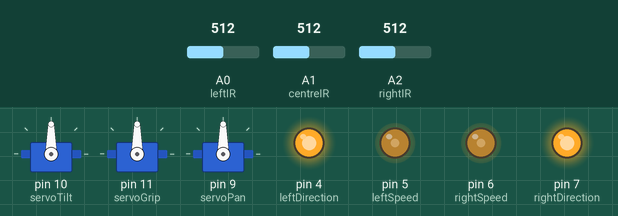
Bench run of a sketch on a simulated Arduino Uno, built with avr-gcc and run on an emulated ATmega328P. Shown: 3 × servo, output pins drawn as LEDs (lit = HIGH). The test bench sets the inputs (shaded band); at power-on: A0 (leftIR) = 512, A1 (centreIR) = 512, A2 (rightIR) = 512. What the sketch prints to the serial monitor is not drawn.

Above: at 1.2 s.
1.3 s: A0 (leftIR) set to 688
2.8 s: A0 (leftIR) set to 715
Timing chart, 0 to 5.8 s (numbered marks = the images above; inputs shaded):
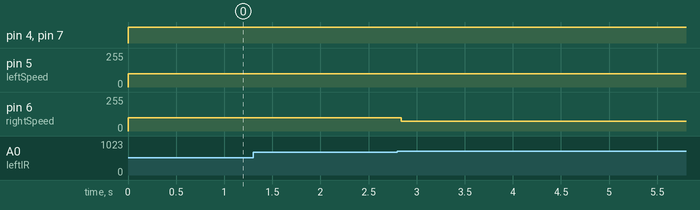

Measured:
- after the input at 1.3 s, every drawn part: stays the same
- after the input at 2.8 s, pin 6 (rightSpeed): 100/255 → 75/255 at once

The sketch:

morefun.ino
```cpp
//#include "QSerial.h"
#include <Servo.h>

//-----------Pin Definitions-------------------

//Digital
#define leftEncoder       2
#define rightEncoder      3
#define leftDirection     4
#define leftSpeed         5
#define rightSpeed        6
#define rightDirection    7
#define receivePin        8
#define servoPanPin       9
#define servoTiltPin      10
#define servoGripPin      11
#define LED               12
#define transmitPin       15

//Analog
#define leftIR            A0
#define centreIR          A1
#define rightIR           A2
#define gripSensor        A3
#define bumper            A4
#define frontIR           A5
int lSpeed = 100;
int rSpeed = 100;
int IRThresh = 700;

//QSerial IR;

Servo servoGrip, servoTilt, servoPan;

void setup()
{
  Init();
  Serial.begin(9600);
}

void Init()
{
  //Digital Pins
    pinMode(leftDirection, OUTPUT);
    pinMode(leftSpeed, OUTPUT);
    pinMode(rightSpeed, OUTPUT);
    pinMode(rightDirection, OUTPUT);

  //Analog Pins
    pinMode(leftIR, INPUT);
    pinMode(centreIR, INPUT);
    pinMode(rightIR, INPUT);
    pinMode(bumper, INPUT);

    //Servo
      servoTilt.attach(10);
      servoGrip.attach(11);
      servoPan.attach(9);
}

void loop()
{
while (notAtInt() == true)
   {
      forward();
      lineTrack();
      delay(50);
    }
    stop();
    delay(1000);
    positionForTurn();
    stop();
    delay(1000);
    turnRight();
    stop();
    delay(1000);
    forceForward();
}

void forward()
{
  digitalWrite(leftDirection, HIGH);
  digitalWrite(rightDirection, HIGH);

  analogWrite(leftSpeed, lSpeed);
  analogWrite(rightSpeed, rSpeed);
}

void forceForward()
{
  digitalWrite(leftDirection, HIGH);
  digitalWrite(rightDirection, HIGH);

  analogWrite(leftSpeed, lSpeed);
  analogWrite(rightSpeed, rSpeed);
  delay(500);
}

void backward()
{
  digitalWrite(leftDirection, LOW);
  digitalWrite(rightDirection, LOW);
  analogWrite(leftSpeed, lSpeed);
  analogWrite(rightSpeed, rSpeed);
}

void stop()
{
  analogWrite(leftSpeed, 0);
  analogWrite(rightSpeed, 0);
}

bool notAtInt()
{
  int L = analogRead(leftIR);
  int C = analogRead(centreIR);
  int R = analogRead(rightIR);
  if (L > IRThresh && C > IRThresh && R > IRThresh)
  {
    return false;
  }
  else
  {
    return true;
  }
}

void lineTrack()
{
  //Serial.println("1");
  int L = analogRead(leftIR);
  int C = analogRead(centreIR);
  int R = analogRead(rightIR);

  if (L > IRThresh)
  {
    Serial.println("left drift");
    int rSpeed = 75;
    int lSpeed = 100;
    analogWrite(leftSpeed, lSpeed);
    analogWrite(rightSpeed, rSpeed);
  }
  else if(R > IRThresh)
  {
    Serial.println("right drift");
    int lSpeed = 75;
    int rSpeed = 100;
    analogWrite(leftSpeed, lSpeed);
    analogWrite(rightSpeed, rSpeed);
  }
  else
  {
  }
}

void turnRight()
{
  digitalWrite(leftDirection, LOW);
  digitalWrite(rightDirection, HIGH);

  analogWrite(leftSpeed, lSpeed);
  analogWrite(rightSpeed, rSpeed);

  delay(500);
  while(analogRead(centreIR) < IRThresh)
  {

  }
}

void turnLeft() //will use this for turn around bc trust me it'll work
{
  digitalWrite(leftDirection, HIGH);
  digitalWrite(rightDirection, LOW);

  analogWrite(leftSpeed, lSpeed);
  analogWrite(rightSpeed, rSpeed);

  delay(500);
  while(analogRead(centreIR) < IRThresh)
  {

  }
}


void positionForTurn()
{
  digitalWrite(leftDirection, HIGH);
  digitalWrite(rightDirection, HIGH);

  analogWrite(leftSpeed, lSpeed);
  analogWrite(rightSpeed, rSpeed);
  delay(1000);
}


//--------Servo Stuff----------

void pickUp()
{
  Serial.print("hello");
  servoTilt.write(160);
  delay(1000);
  servoPan.write(90);
  delay(1000);
  servoGrip.write(0);
  delay(1000);
  servoTilt.write(55);
  delay(1000);
  int grip = 0;
  int gripThres = 1000;
  int angleToRotate = 0;
  while(grip < gripThres)
  {
    grip = analogRead(gripSensor);
    Serial.println(grip);
    angleToRotate++; //increase angle for servo grip (make it close)
    servoGrip.write(angleToRotate);
    delay(40);
  }
  servoTilt.write(160);
  delay(5000);
}

void drop()
{
  servoTilt.write(0);
  delay(50);
  servoGrip.write(0);
}

//  Serial.print(R);
//  Serial.print("  ");
//  Serial.print(C);
//  Serial.print("  ");
//  Serial.print(R);
//  Serial.println("     ");
```
